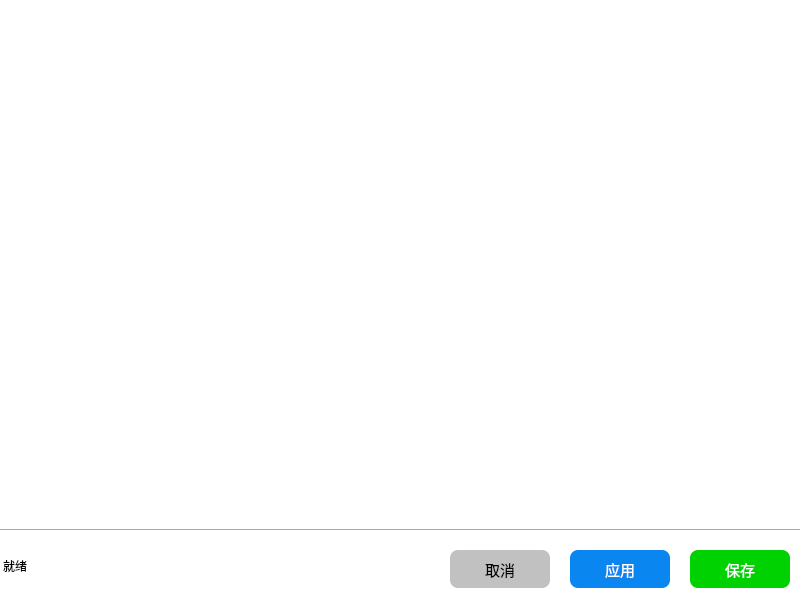
<?xml version="1.0" encoding="UTF-8"?>
<ui version="4.0">
 <class>MainWindow</class>
 <widget class="QMainWindow" name="MainWindow">
  <property name="geometry">
   <rect>
    <x>0</x>
    <y>0</y>
    <width>800</width>
    <height>600</height>
   </rect>
  </property>
  <property name="windowTitle">
   <string>设置</string>
  </property>
  <property name="autoFillBackground">
   <bool>true</bool>
  </property>
  <property name="styleSheet">
   <string notr="true"/>
  </property>
  <widget class="QWidget" name="centralwidget">
   <property name="styleSheet">
    <string notr="true">background-color: rgb(255, 255, 255);</string>
   </property>
   <widget class="QPushButton" name="pushButton">
    <property name="geometry">
     <rect>
      <x>570</x>
      <y>550</y>
      <width>100</width>
      <height>38</height>
     </rect>
    </property>
    <property name="font">
     <font>
      <pointsize>11</pointsize>
      <italic>false</italic>
      <bold>false</bold>
     </font>
    </property>
    <property name="styleSheet">
     <string notr="true">QPushButton {
	font: &quot;Microsoft YaHei UI&quot;;
    color: rgb(255, 255, 255);
	background-color: rgb(10, 134, 241);
    border-radius: 8px;
}

QPushButton:hover {
	background-color: rgb(24, 145, 243);
}

QPushButton:pressed {	
	background-color: rgb(58, 161, 245);
}</string>
    </property>
    <property name="text">
     <string>应用</string>
    </property>
   </widget>
   <widget class="QPushButton" name="pushButton_2">
    <property name="geometry">
     <rect>
      <x>450</x>
      <y>550</y>
      <width>100</width>
      <height>38</height>
     </rect>
    </property>
    <property name="font">
     <font>
      <pointsize>11</pointsize>
      <italic>false</italic>
      <bold>false</bold>
     </font>
    </property>
    <property name="styleSheet">
     <string notr="true">QPushButton {
	font: &quot;Microsoft YaHei UI&quot;;
    color: rgb(0,0,0);
	background-color: rgb(193, 193, 193);
    border-radius: 8px;
}

QPushButton:hover {
	background-color: rgb(145, 145, 145);
}

QPushButton:pressed {	
	background-color: rgb(214, 214, 214);
}</string>
    </property>
    <property name="text">
     <string>取消</string>
    </property>
   </widget>
   <widget class="QPushButton" name="pushButton_3">
    <property name="geometry">
     <rect>
      <x>690</x>
      <y>550</y>
      <width>100</width>
      <height>38</height>
     </rect>
    </property>
    <property name="font">
     <font>
      <pointsize>11</pointsize>
      <italic>false</italic>
      <bold>false</bold>
     </font>
    </property>
    <property name="styleSheet">
     <string notr="true">QPushButton {
	font: &quot;Microsoft YaHei UI&quot;;
    color: rgb(255, 255, 255);
	background-color: rgb(0, 209, 0);
    border-radius: 8px;
}

QPushButton:hover {
	background-color: rgb(0, 218, 0);
}

QPushButton:pressed {	
	background-color: rgb(0, 255, 0);
}</string>
    </property>
    <property name="text">
     <string>保存</string>
    </property>
   </widget>
   <widget class="Line" name="line">
    <property name="geometry">
     <rect>
      <x>0</x>
      <y>520</y>
      <width>801</width>
      <height>21</height>
     </rect>
    </property>
    <property name="orientation">
     <enum>Qt::Orientation::Horizontal</enum>
    </property>
   </widget>
   <widget class="QLabel" name="label">
    <property name="geometry">
     <rect>
      <x>3</x>
      <y>540</y>
      <width>441</width>
      <height>51</height>
     </rect>
    </property>
    <property name="styleSheet">
     <string notr="true">font: 11pt &quot;Microsoft YaHei UI&quot;;</string>
    </property>
    <property name="text">
     <string>就绪</string>
    </property>
   </widget>
  </widget>
 </widget>
 <resources/>
 <connections/>
</ui>
